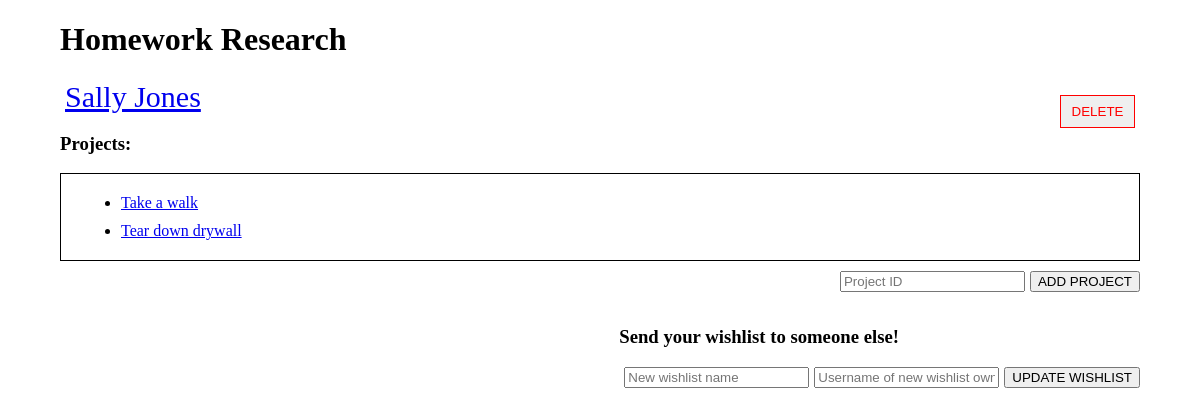
/wishlist_viewer.php?id=4 (signed in), run on the app's committed database.
### tables this page shows
CREATE TABLE ProjectWishlist_Creates (
    WLID INTEGER PRIMARY KEY AUTO_INCREMENT,
    Name VARCHAR(60) NOT NULL,
    Username VARCHAR(40) NOT NULL,
    FOREIGN KEY (Username) REFERENCES Users(Username)
        ON DELETE CASCADE
        ON UPDATE CASCADE
);

CREATE TABLE Projects_PostsProject (
    PID INTEGER PRIMARY KEY AUTO_INCREMENT,
    Name VARCHAR(60) NOT NULL,
    InstructionText VARCHAR(2500),
    Timestamp DATETIME DEFAULT CURRENT_TIMESTAMP,
    Username VARCHAR(40) NOT NULL,
    FOREIGN KEY (Username) REFERENCES Users(Username)
        ON DELETE CASCADE
        ON UPDATE CASCADE
);

### htdocs/wishlist_viewer.php (the view, shortened to what this page needs)
<?php
require("api/config.php");
$wlid = $_GET["id"];
$conn = new mysqli($db_address, $db_user, $db_pw, $db_name);
$stmt = $conn->prepare("SELECT * FROM ProjectWishlist_Creates WHERE WLID=?");
$stmt->bind_param("i", $wlid);
$stmt->execute();
$results = $stmt->get_result()->fetch_all(MYSQLI_ASSOC);
$result = $results[0];
$stmt = $conn->prepare("SELECT * FROM Projects_PostsProject WHERE PID IN (SELECT PID FROM Contains WHERE WLID=?)");
$stmt->bind_param("i", $wlid);
$stmt->execute();
$projects = $stmt->get_result()->fetch_all(MYSQLI_ASSOC);
$logged_in_as_creator = false;
if (isset($_SESSION["username"])) {
    $logged_in_as_creator = $_SESSION["username"] == $result["Username"];
}
?>
<!DOCTYPE html>
<html lang="en">
<head>
</head>
<body>
<h1><?= $result["Name"] ?></h1>
<a href="profile.php?u=<?= urlencode($result["Username"]) ?>" id="nameTag"><?= $result["Username"] ?></a>
<?php
if ($logged_in_as_creator) {
    echo('<form action="api/delete_wishlist.php" method="post">');
    echo('<input id="deleteButton" type="submit" value="DELETE">');
    echo('</form>');
}
?>
<h3>Projects:</h3>
<div>
    <?php
    if (count($projects) > 0) {
        echo("<ul>");
        foreach ($projects as $project) {
            echo('<li><a href="project_viewer.php?id=' . urlencode($project["PID"]) . '">');
            echo($project["Name"]);
            echo('</a></li>');
        }
        echo("</ul>");
    } else {
        echo("<br>");
        echo("&ensp;No projects added yet...<br><br>");
    }
    ?>
</div>
<?php
if ($logged_in_as_creator) {
    echo('<form action="api/add_project_to_wishlist.php" method="post">');
    echo('<input type="text" placeholder="Project ID" name="projectID">');
    echo('<input type="submit" value="ADD PROJECT">');
    echo('</form>');
    echo('<br><br>');
    echo('<form action="api/update_wishlist.php" method="post">');
    echo('<h3>Send your wishlist to someone else!</h3>');
    echo('<input type="text" placeholder="New wishlist name" name="newWishlistName">');
    echo('<input type="text" placeholder="Username of new wishlist owner" name="newUsername">');
    echo('<input type="submit" value="UPDATE WISHLIST">');
    echo('</form>');
}
?>
</body>
</html>

### htdocs/wishlist_viewer.php (style rules this page uses)
body { margin-left: 5%; margin-right: 5%; }
div { border: 1px solid black; }
ul { border-collapse: collapse; margin: 20px; }
li { margin-top: 5px; margin-bottom: 10px; }
form { margin-top: 10px; float: right; }
input { margin-left: 5px; }
#nameTag { font-size: 30px; margin: 5px; }
#deleteButton { color: red; border: 1px solid red; float: right; min-width: 75px; min-height: 33px; margin: 5px; color: "red"; }

### data on the page
projectwishlist_creates: Name "Homework Research", Username "Sally Jones"
projects_postsproject: Name "Take a walk"
projects_postsproject: Name "Tear down drywall"
